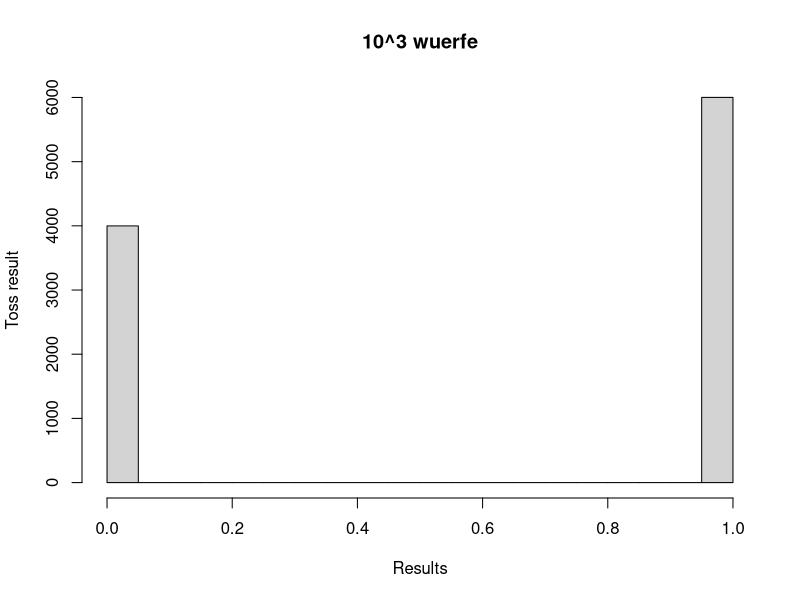
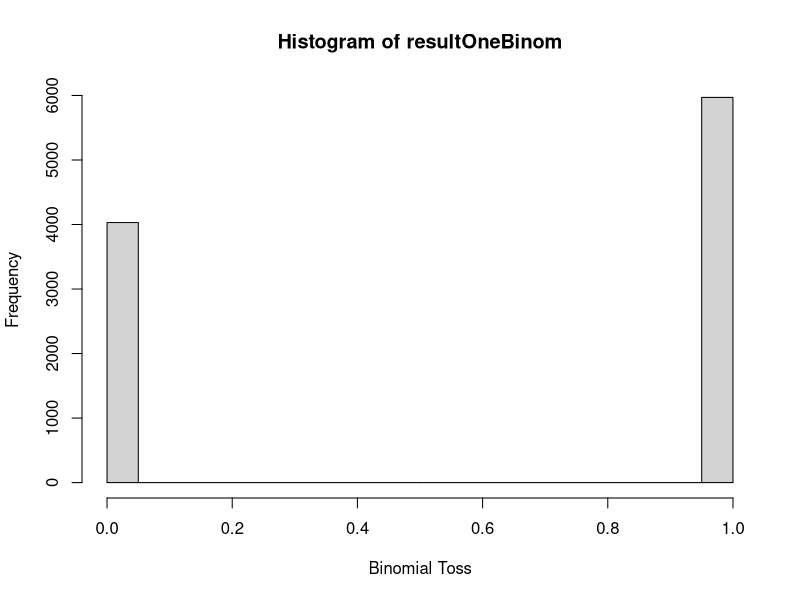

Write the R code that produced these figures, in order. (Note: this script raises an error after producing the figures.)
# Project 1

################################## Question 1
# 0 = tails, 1 = heads
n <- 1
nsamples <- 10^4

# Ein wenig bearbeitet an dieser Stelle, 
# war fuer mich logischer explicit nur einen coin toss zu
# simulieren

# sample OMEGA={0:1}=0,1 und wird einmal wdh, braucht man also nicht replicate 
result_one_toss <- sample(0:1,n)

# Hier brauchen wir ein replace im sample ansonsten funktioniert es nicht
# Possibly unfair mapped by the probability
result_n_tosses <- sample(0:1,nsamples,replace=TRUE, c(0.4,0.6))

resultOneBinom = rbinom(nsamples,1,0.6) 


# xlab fuer die x achse, ylab fuer die y achse, main fuer den Titel der Tabelle
hist(result_n_tosses, xlab="Results", ylab="Toss result", main="10^3 wuerfe")
# Doesn't make sense to display => hist(result_one_toss, main="One Toss")
hist(resultOneBinom, xlab="Binomial Toss")


################################## Question 2 a.)

# OMEGA=1:6, druckt eine Liste 1,2,3,4,5,6 ist ganz praktisch
OMEGA_2a <- 1:6
num_of_dice_2a <- 4
N_2a <- 10^5

# simuliere hier lediglich die 4 simultanen Wuerfe
# Wenn ihr den Befehl ohne hist ausfuehrt seht ihr die Tabelle, passt genau auf die Anfrage
toss_four_dice_2a <- replicate(num_of_dice_2a,sample(OMEGA_2a,N_2a,replace=TRUE))

mean_of_relative_frequency_2a <- mean(apply(toss_four_dice_2a,1,function(i) if(i[1]==6 || i[2]==6 || i[3]==6 || i[4]==6) 1 else 0))



################################### Question 2 b.)
OMEGA_2b <- 1:6
num_of_dice_2b <- 2
num_of_events_2b <- 24

# Wenn ihr den Befehl ohne hist ausfuehrt seht ihr die Tabelle, passt genau auf die Anfrage
toss_2b <- function () replicate(num_of_dice_2b,sample(OMEGA_2b,num_of_events_2b, replace=TRUE))

repeat_experiment <- replicate(10^5, toss_2b())

mean_of_relative_frequency_2b <- mean(apply(repeat_experiment,1,function(i) if(is.element(i,6)) 1 else 0))

comparison_2 <- c(mean_of_relative_frequency_2a, mean_of_relative_frequency_2b)
print("For 2a the probability is: ")
print(comparison_2[1])
print("and for 2b:") 
print(comparison_2[2])


################################ Question 3.)

lottery_numbers <- c(2,16,5,20,7,5)
lottery <- function() sample(1:49,6,replace=FALSE)

have_i_won_something <- replicate(10^4,sum(is.element(lottery(),lottery_numbers)))

# TODO: Hier fehlt noch ein mean der einzelnen Gewinne

hist(have_i_won_something, main="Aufgabe 3", xlab="# of correct guesses", ylab="How many times");


